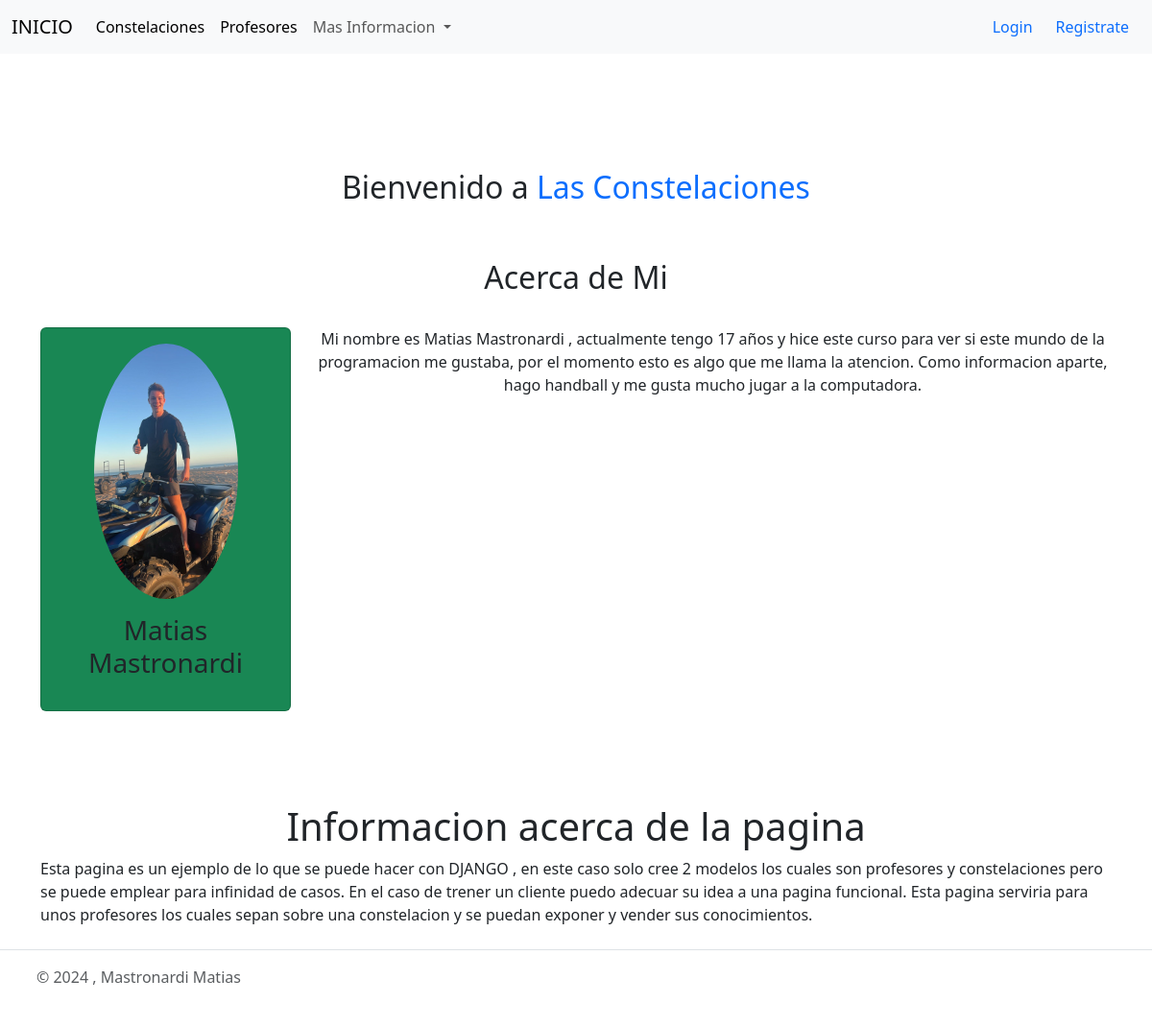
Before: / with the older database file.
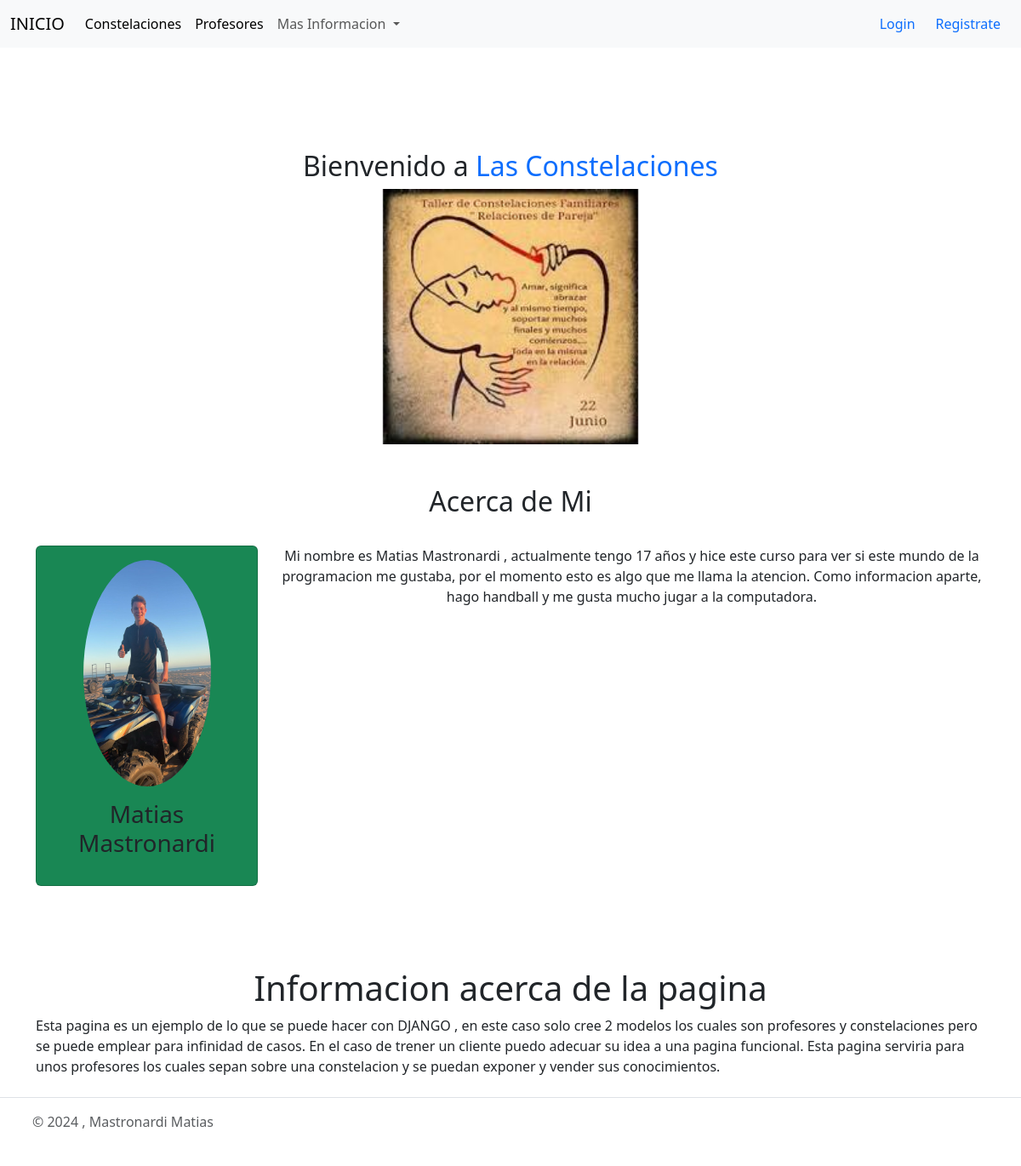
After: the same page with the newer database file.
### app/models.py (models this page shows, shortened)
class Constelaciones(models.Model):
    constelaciondisponibles = (
        ('Relación padres-hijos', 'relación padres-hijos'),
        ('Pareja', 'pareja'),
        ('Excluidos', 'excluidos'),
        ('Divorcios o separaciones', 'divorcios o separaciones'),
        ('Trabajo', 'trabajo'),
        ('Guerras', 'guerras'),
        ('Muertes tempranas', 'muertes tempranas'),
        ('otros', 'Otros'),
    )
    usuario = models.ForeignKey(User, on_delete=models.CASCADE, null=True, blank=True)
    titulo = models.CharField(max_length=200)
    constelacion = models.CharField(max_length=40, choices=constelaciondisponibles, default='Pareja')
    profesor = models.CharField(max_length=40)
    descripcion = models.TextField(null=True, blank=True)
    precio = models.DecimalField(max_digits=10, decimal_places=2)
    fechaPublicacion = models.DateTimeField(auto_now_add=True)
    telefonoContacto = models.IntegerField()
    emailContacto = models.EmailField()
    imagendeconstelacion = models.ImageField(null=True, blank=True, upload_to="imagenes/")
    class Meta:
        ordering = ['usuario', '-fechaPublicacion']

### app/views.py (the view)
# urls.py: path('' , iniciovista.as_view() , name= 'Inicio' ),
class iniciovista(TemplateView):
    template_name = "Inicio.html"
    def get_context_data(self, **kwargs):
        context = super().get_context_data(**kwargs)
        context['profesores'] = Profesores.objects.all()
        context['constelaciones'] = Constelaciones.objects.all()
        return context

### app/templates/Inicio.html (shortened to what this page needs)
{% extends 'Padre.html' %}
{% load static %}
{% block content %}
    <br>
    <br>
    <br>
    <section id="home" class="text-dark p-5 p-lg-0 pt-lg-5 text-center text-sm-start">
        <div class="container text-center">
            <div class="">
                <div>
                    <h2>Bienvenido a <span class="text-primary">Las Constelaciones</span></h2>
                </div>
            </div>
        </div>
    </section>
    <div class = "container " >
        <div id="carouselExample" class="carousel slide" data-bs-ride="carousel" >
            <div class="carousel-inner">
                {% for constelacion in constelaciones %}
                        {% if constelacion.imagendeconstelacion %}
                            <div class="carousel-item {% if forloop.first %}active{% endif %}">
                            <img src="{{ constelacion.imagendeconstelacion.url }}" class="d-block w-100 carousel-img" alt="">
                        {% endif %}
                    </div>
                {% endfor %}
            </div>
            <button class="carousel-control-prev" type="button" data-bs-target="#carouselExample" data-bs-slide="prev">
                <span class="carousel-control-prev-icon" aria-hidden="true"></span>
            </button>
            <button class="carousel-control-next" type="button" data-bs-target="#carouselExample" data-bs-slide="next">
                <span class="carousel-control-next-icon" aria-hidden="true"></span>
            </button>
        </div>
    </div>
    <br>
<br>
    <div class="container">
       <h2 class="text-center text-dark">
           Acerca de Mi
       </h2>
       <br>
       <div class="row g-4">
           <div class="col-md-6 col-lg-3">
               <div class="card bg-success">
                    <div class="card-body text-center">
                        <img src="{% static 'imagenes/fotoyo.jpg' %}" class="rounded-circle mb-3" width="150px">
                    <h3 class="card-title mb-3">Matias Mastronardi</h3>
                    </div>
               </div>
           </div>
           <div class="col">
            <div class="">
                 <div class="text-center">
                    <p>Mi nombre es Matias Mastronardi , actualmente tengo 17 años y hice este curso para ver si este mundo de la programacion me gustaba, por el momento esto es algo que me llama la atencion. Como informacion aparte, hago handball y me gusta mucho jugar a la computadora.</p>
                 </div>
            </div>
        </div>
       </div>
    </div>
    <br>
    <br>
    <br>
    <br>
    <center> <h1 class = "title"> Informacion acerca de la pagina </h1> </center>
<div class = "container">
    <P>Esta pagina es un ejemplo de lo que se puede hacer con DJANGO , en este caso solo cree 2 modelos los cuales son profesores y constelaciones pero se puede emplear para infinidad de casos. En el caso de trener un cliente puedo adecuar su idea a una pagina funcional.
        Esta pagina serviria para unos profesores los cuales sepan sobre una constelacion y se puedan exponer y vender sus conocimientos.
    </P>
</DIV>
{% endblock %}

Changed rows visible on the page:
added Constelaciones: imagendeconstelacion (picture)
